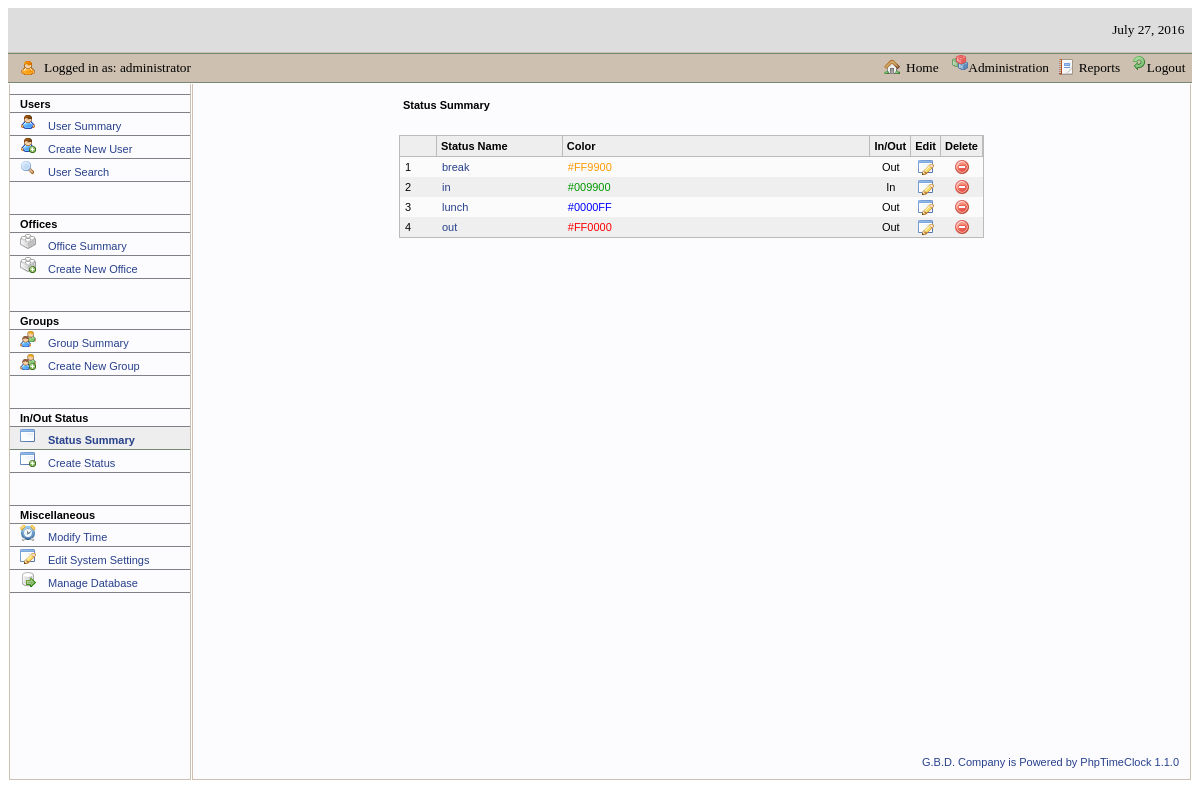
Screenshot of /admin/statusadmin.php (signed in) with the database file from the repository.
### tables this page shows
CREATE TABLE punchlist (
  punchitems varchar(50) NOT NULL default '',
  color varchar(7) NOT NULL default '',
  in_or_out tinyint(1) default NULL,
  PRIMARY KEY  (punchitems)
);

### config.inc.php (called while the page is built, shortened)
<?php
$db_prefix = "";
$use_reports_password = "no";
$date_link = "http://www.historychannel.com/tdih";
$color1 = "#EFEFEF";
$color2 = "#FBFBFB";
$company_name = "G.B.D. Company";
$app_version = "1.1.0";
?>

### admin/statusadmin.php (the view, shortened to what this page needs)
<?php
$user_agent = $_SERVER['HTTP_USER_AGENT'];
include '../config.inc.php';
include 'header.php';
include 'topmain.php';
echo "<table width=100% height=89% border=0 cellpadding=0 cellspacing=1>\n";
echo "  <tr valign=top>\n";
echo "    <td class=left_main width=180 align=left scope=col>\n";
echo "      <table class=hide width=100% border=0 cellpadding=1 cellspacing=0>\n";
echo "        <tr><td class=left_rows height=11></td></tr>\n";
echo "        <tr><td class=left_rows_headings height=18 valign=middle>Users</td></tr>\n";
echo "        <tr><td class=left_rows height=18 align=left valign=middle><img src='../images/icons/user.png' alt='User Summary' />&nbsp;&nbsp;
                <a class=admin_headings href='useradmin.php'>User Summary</a></td></tr>\n";
echo "        <tr><td class=left_rows height=18 align=left valign=middle><img src='../images/icons/user_add.png' alt='Create New User' />&nbsp;&nbsp;
                <a class=admin_headings href='usercreate.php'>Create New User</a></td></tr>\n";
echo "        <tr><td class=left_rows height=18 align=left valign=middle><img src='../images/icons/magnifier.png' alt='User Search' />&nbsp;&nbsp;
                <a class=admin_headings href='usersearch.php'>User Search</a></td></tr>\n";
echo "        <tr><td class=left_rows height=33></td></tr>\n";
echo "        <tr><td class=left_rows_headings height=18 valign=middle>Offices</td></tr>\n";
echo "        <tr><td class=left_rows height=18 align=left valign=middle><img src='../images/icons/brick.png' alt='Office Summary' />&nbsp;&nbsp;
                <a class=admin_headings href='officeadmin.php'>Office Summary</a></td></tr>\n";
echo "        <tr><td class=left_rows height=18 align=left valign=middle><img src='../images/icons/brick_add.png' alt='Create New Office' />&nbsp;&nbsp;
                <a class=admin_headings href='officecreate.php'>Create New Office</a></td></tr>\n";
echo "        <tr><td class=left_rows height=33></td></tr>\n";
echo "        <tr><td class=left_rows_headings height=18 valign=middle>Groups</td></tr>\n";
echo "        <tr><td class=left_rows height=18 align=left valign=middle><img src='../images/icons/group.png' alt='Group Summary' />&nbsp;&nbsp;
                <a class=admin_headings href='groupadmin.php'>Group Summary</a></td></tr>\n";
echo "        <tr><td class=left_rows height=18 align=left valign=middle><img src='../images/icons/group_add.png' alt='Create New Group' />&nbsp;&nbsp;
                <a class=admin_headings href='groupcreate.php'>Create New Group</a></td></tr>\n";
echo "        <tr><td class=left_rows height=33></td></tr>\n";
echo "        <tr><td class=left_rows_headings height=18 valign=middle colspan=2>In/Out Status</td></tr>\n";
echo "        <tr><td class=current_left_rows height=18 align=left valign=middle><img src='../images/icons/application.png' alt='Status Summary' />
                &nbsp;&nbsp;<a class=admin_headings href='statusadmin.php'>Status Summary</a></td></tr>\n";
echo "        <tr><td class=left_rows height=18 align=left valign=middle><img src='../images/icons/application_add.png' alt='Create Status' />&nbsp;&nbsp;
                <a class=admin_headings href='statuscreate.php'>Create Status</a></td></tr>\n";
echo "        <tr><td class=left_rows height=33></td></tr>\n";
echo "        <tr><td class=left_rows_headings height=18 valign=middle colspan=2>Miscellaneous</td></tr>\n";
echo "        <tr><td class=left_rows height=18 align=left valign=middle><img src='../images/icons/clock.png' alt='Modify Time' />
                &nbsp;&nbsp;<a class=admin_headings href='timeadmin.php'>Modify Time</a></td></tr>\n";
echo "        <tr><td class=left_rows height=18 align=left valign=middle><img src='../images/icons/application_edit.png' alt='Edit System Settings' />
                &nbsp;&nbsp;<a class=admin_headings href='sysedit.php'>Edit System Settings</a></td></tr>\n";
echo "        <tr><td class=left_rows height=18 align=left valign=middle><img src='../images/icons/database_go.png'
                alt='Manage Database' />&nbsp;&nbsp;&nbsp;<a class=admin_headings href='database_management.php'>Manage Database</a></td></tr>\n";
echo "      </table></td>\n";
echo "    <td align=left class=right_main scope=col>\n";
echo "      <table width=100% height=100% border=0 cellpadding=10 cellspacing=1>\n";
echo "        <tr class=right_main_text>\n";
echo "          <td valign=top>\n";
echo "            <table width=60% align=center height=40 border=0 cellpadding=0 cellspacing=0>\n";
echo "              <tr><th class=table_heading_no_color nowrap width=100% valign=top halign=left>Status Summary</th></tr>\n";
echo "            </table>\n";
echo "            <table class=table_border width=60% align=center border=0 cellpadding=0 cellspacing=0>\n";
echo "              <tr><th class=table_heading nowrap width=7% align=left>&nbsp;</th>\n";
echo "                <th class=table_heading nowrap width=23% align=left>Status Name</th>\n";
echo "                <th class=table_heading nowrap width=60% align=left>Color</th>\n";
echo "                <th class=table_heading nowrap width=4% align=center>In/Out</th>\n";
echo "                <th class=table_heading nowrap width=3% align=center>Edit</th>\n";
echo "                <th class=table_heading nowrap width=3% align=center>Delete</th></tr>\n";
$row_count = 0;
$query = "select * from ".$db_prefix."punchlist";
$result = mysql_query($query);
while ($row=mysql_fetch_array($result)) {
$punchitem = "".$row['punchitems']."";
$color = "".$row['color']."";
$in_or_out = "".$row['in_or_out']."";
$row_count++;
$row_color = ($row_count % 2) ? $color2 : $color1;
if ($in_or_out == '1') {
  $in_or_out_tmp = 'In';
} elseif ($in_or_out == '0') {
  $in_or_out_tmp = 'Out';
}
echo "              <tr class=table_border bgcolor='$row_color'><td nowrap class=table_rows width=7%>&nbsp;$row_count</td>\n";
echo "                <td nowrap class=table_rows width=23%>&nbsp;<a class=footer_links title='Edit Status: $punchitem'
                    href='statusedit.php?statusname=$punchitem'>$punchitem</a></td>\n";
echo "                <td class=table_rows width=60% align=left style='color:$color';>&nbsp;$color</td>\n";
echo "                <td nowrap class=table_rows width=4% align=center>$in_or_out_tmp</td>\n";
if ((strpos($user_agent, "MSIE 6")) || (strpos($user_agent, "MSIE 5")) || (strpos($user_agent, "MSIE 4")) || (strpos($user_agent, "MSIE 3"))) {
echo "                <td class=table_rows width=3% align=center><a style='color:#27408b;text-decoration:underline;' title=\"Edit Status: $punchitem\"
                    href=\"statusedit.php?statusname=$punchitem\">Edit</a></td>\n";
echo "                <td class=table_rows width=3% align=center><a style='color:#27408b;text-decoration:underline;' title=\"Delete Status: $punchitem\"
                    href=\"statusdelete.php?statusname=$punchitem\">Delete</a></td></tr>\n";
} else {
echo "                <td class=table_rows width=3% align=center><a title=\"Edit Status: $punchitem\" href=\"statusedit.php?statusname=$punchitem\">
                    <img border=0 src='../images/icons/application_edit.png' /></a></td>\n";
echo "                <td class=table_rows width=3% align=center><a title=\"Delete Status: $punchitem\" href=\"statusdelete.php?statusname=$punchitem\">
                    <img border=0 src='../images/icons/delete.png' /></a></td></tr>\n";
}
}
echo "          </table></td></tr>\n";
include '../footer.php';
?>

### admin/header.php (shortened to what this page needs)
<?php
if (empty($creating_backup_file)) {
    echo "<html>
   <head>";
    echo "
      <link rel='stylesheet' type='text/css' media='screen' href='../css/default.css' />
      <link rel='stylesheet' type='text/css' media='print' href='../css/print.css' />
      <script language=\"javascript\" src=\"../scripts/pnguin.js\"> </script>
   </head>\n";
    echo "
   <body>
";
}
?>

### admin/topmain.php (shortened to what this page needs)
<?php
echo "
      <table class=header width=100% border=0 cellpadding=0 cellspacing=1>
         <tr>";
if ($date_link == "none") {
    if ($use_client_tz == "yes") {
        echo "
            <td class=notprint valign=middle align=right style='font-size:9px;'>
               <p>
                  If the times below appear to be an hour off, click
                  <a href='../resetcookie.php' style='font-size:9px;'>
                     here
                  </a> to reset. <br />
                  If that doesn't work, restart your web browser and reset again.
               </p>
            </td>";
    }
    echo "
            <td colspan=2 scope=col align=right valign=middle>
               <a style='color:#000000;font-family:Tahoma;font-size:10pt;text-decoration:none;'>";
} else {
    echo "
            <td colspan=2 scope=col align=right valign=middle>
               <a href='$date_link' style='color:#000000;font-family:Tahoma;font-size:10pt; text-decoration:none;'>";
}
$todaydate=date('F j, Y');
echo "
                  $todaydate&nbsp;&nbsp;
               </a>
            </td>
         </tr>
      </table>";
echo "
      <table class=topmain_row_color width=100% border=0 cellpadding=0 cellspacing=0>
         <tr>";
if (isset($_SESSION['valid_user'])) {
    $logged_in_user = $_SESSION['valid_user'];
    echo "
            <td align=left valign=middle width=10 style='padding-left:12px;'>
               <img src='../images/icons/user_orange.png' border='0'>
            </td>
            <td align=left valign=middle style='color:#000000;font-family:Tahoma;font-size:10pt;padding-left:8px;'>
               Logged in as: $logged_in_user
            </td>";
} else if (isset($_SESSION['time_admin_valid_user'])) {
    $logged_in_user = $_SESSION['time_admin_valid_user'];
    echo "
            <td align=left valign=middle width=10 style='padding-left:12px;'>
               <img src='../images/icons/user_red.png' border='0'>
            </td>
            <td align=left valign=middle style='color:#000000;font-family:Tahoma;font-size:10pt;padding-left:8px;'>
               Logged in as: $logged_in_user
            </td>";
} else if (isset($_SESSION['valid_reports_user'])) {
    $logged_in_user = $_SESSION['valid_reports_user'];
    echo "
            <td align=left valign=middle width=10 style='padding-left:12px;'>
               <img src='../images/icons/user_suit.png' border='0'>
            </td>
            <td align=left valign=middle style='color:#000000;font-family:Tahoma;font-size:10pt;padding-left:8px;'>
               Logged in as: $logged_in_user
            </td>";
} else if (isset($_SESSION['valid_report_employee'])) {
    $logged_in_user = $_SESSION['valid_report_employee'];
    echo "
            <td align=left valign=middle width=10 style='padding-left:12px;'>
               <img src='../images/icons/user_suit.png' border='0'>
            </td>
            <td align=left valign=middle style='color:#000000;font-family:Tahoma;font-size:10pt;padding-left:8px;'>
               Logged in as: $logged_in_user
            </td>";
}
echo "
            <td align=right valign=middle>
               <img src='../images/icons/house.png' border='0'>&nbsp;&nbsp;
            </td>
            <td align=right valign=middle width=10>
               <a href='../index.php' style='color:#000000;font-family:Tahoma;font-size:10pt;text-decoration:none;'>
                  Home&nbsp;&nbsp;
               </a>
            </td>
            <td align=right valign=middle width=23>
               <img src='../images/icons/bricks.png' border='0'> &nbsp;&nbsp;
            </td>
            <td align=right valign=middle width=10>
               <a href='../login.php?login_action=admin' style='color:#000000;font-family:Tahoma;font-size:10pt;text-decoration:none;'>
                  Administration&nbsp;&nbsp;
               </a>
            </td>
            <td align=right valign=middle width=23>
               <img src='../images/icons/report.png' border='0' >&nbsp;&nbsp;
            </td>";
if ($use_reports_password == "yes") {
    echo "
            <td align=right valign=middle width=10>
               <a href='../login.php?login_action=reports' style='color:#000000;font-family:Tahoma;font-size:10pt; text-decoration:none;'>
                  Reports&nbsp;&nbsp;
               </a>
            </td>";
} elseif ($use_reports_password == "no") {
    echo "
            <td align=right valign=middle width=10>
               <a href='../reports/index.php' style='color:#000000;font-family:Tahoma;font-size:10pt; text-decoration:none;'>
                  Reports&nbsp;&nbsp;
               </a>
            </td>";
}
if ((isset($_SESSION['valid_user'])) || (isset($_SESSION['valid_reports_user'])) || (isset($_SESSION['valid_report_employee'])) || (isset($_SESSION['time_admin_valid_user']))) {
    echo "
            <td align=right valign=middle width=20>
               <img src='../images/icons/arrow_rotate_clockwise.png' border='0'> &nbsp;
            </td>
            <td align=right valign=middle width=10>
               <a href='../logout.php' style='color:#000000;font-family:Tahoma;font-size:10pt;text-decoration:none;'>
                  Logout&nbsp;&nbsp;
               </a>
            </td>";
}
echo "
         </tr>
      </table>";
?>

### footer.php (shortened to what this page needs)
<?php
echo "
         <tr class=hide>
            <td height=4% class=misc_items align=right valign=middle scope=row colspan=2>";
if (empty($company_name) || empty($app_version)) {
    echo "
               <a class=footer_links href='http://www.phptimeclock.com' target='_blank'>
                  Powered by PhpTimeClock
               </a>";
} else {
    echo "
               <a class=footer_links href='http://www.phptimeclock.com' target='_blank'>
                  $company_name is Powered by PhpTimeClock $app_version
               </a>";
}
echo "
            </td>
         </tr>
      </table>
   </body>
</html>";
?>

### css/default.css (style rules this page uses)
.admin_headings { text-decoration: none; font-family: Tahoma, Verdana, Trebuchet MS, sans-serif; font-size: 11px; color: #27408b; }
.current_left_rows { background-color: #eeeeee; border: solid #748771; border-width: 0px 0px 1px 0px; padding-left: 10px; color: #27408b; font-weight: bold; }
.footer_links { font-weight: none; text-decoration: none; color: #27408b; }
.header { height:45px; background-color: #DDDDDD; border: solid #cdc0b0; border-width: 0px 0px 1px 0px; }
.left_main { background-color: #FCFCFF; border: solid #cdc0b0; border-width: 0px 1px 1px 1px; }
.left_rows { background-color: #FCFCFF; border: solid #808088; border-width: 0px 0px 1px 0px; padding-left: 10px; }
.left_rows_headings { font-weight: bold; background-color: #FCFCFF; border: solid #808088; border-width: 0px 0px 1px 0px; padding-left: 10px; color: #000000; font-family: Tahoma, Verdana, Trebuchet MS, sans-serif; font-size: 11px; }
.misc_items { font-family: Tahoma, Verdana, Trebuchet MS, sans-serif; font-size: 11px; padding-left: 10px; padding-right: 10px; color: 748771; }
.right_main { background-color: #FCFCFF; border: solid #cdc0b0; border-width: 0px 1px 1px 1px; }
.right_main_text { font-family: Tahoma, Verdana, Trebuchet MS, sans-serif; font-size: 11px; background-color: #FCFCFF; padding-left: 10px; }
.table_border { border-color : #bbb; border-style : solid; border-width : 1px 1px 1px 1px; }
.table_heading { background-color : #eeeeee; border-color : #bbbbbb; border-style : solid; border-width : 0px 1px 1px 0px; font-family: Tahoma, Verdana, Trebuchet MS, sans-serif; font-size: 11px; font-weight : bold; padding : 4px; }
.table_heading_no_color { background-color: #FCFCFF; text-align : left; font-family: Tahoma, Verdana, Trebuchet MS, sans-serif; font-size: 11px; font-weight : bold; padding : 4px; }
.table_rows { font-family: Tahoma, Verdana, Trebuchet MS, sans-serif; font-size: 11px; padding : 2px; }
.topmain_row_color { font-family: Tahoma, Verdana, Trebuchet MS, sans-serif; font-size: 11px; background-color: #cdc0b0; border: solid #748771; border-width: 1px 0px 1px 0px; }

### rows the page displays
punchlist: punchitems "break", color "#FF9900", in_or_out "Out"
punchlist: punchitems "in", color "#009900", in_or_out "In"
punchlist: punchitems "lunch", color "#0000FF", in_or_out "Out"
punchlist: punchitems "out", color "#FF0000", in_or_out "Out"

### other values shown
$logged_in_user "administrator"
$company_name "G.B.D. Company"
$app_version "1.1.0"
